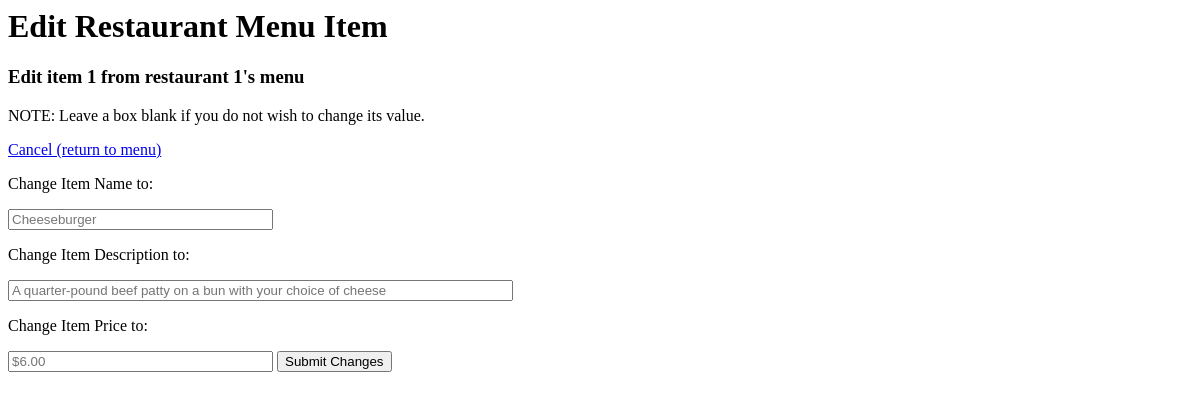
Page /restaurants/1/menu/1/edit/ on the earlier database version.
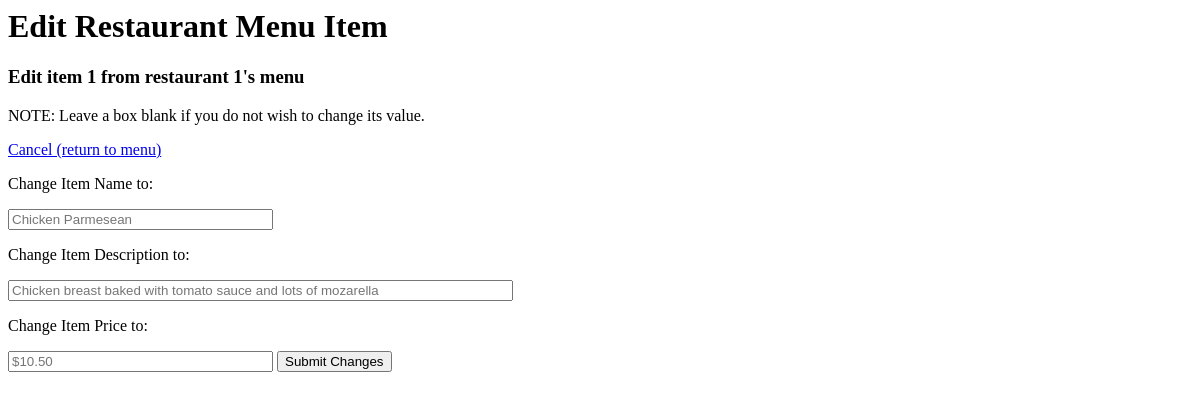
Same page on the later database version.
### database_setup.py (models this page shows)
class RestaurantMenuItem(Base):
	__tablename__ = 'restaurant_menu_item'
	name = Column(String(80), nullable=False)
	id = Column(Integer, primary_key=True)
	description = Column(String(250))
	price = Column(String(8))
	course = Column(String(250))
	restaurant_id = Column(Integer, ForeignKey('restaurant.id'))
	baseMenuItem_id = Column(Integer, ForeignKey('base_menu_item.id'))
	restaurant = relationship(Restaurant)
	baseMenuItem = relationship(BaseMenuItem)

### project.py (the view)
@app.route('/restaurants/<int:restaurant_id>/menu/<int:restaurantMenuItem_id>/edit/',
           methods=['GET','POST'])
def editRestaurantMenuItem(restaurant_id, restaurantMenuItem_id):
        restaurantMenuItem = RestaurantManager.\
            getRestaurantMenuItem(restaurantMenuItem_id)
        oldName = restaurantMenuItem.name
        oldDescription = restaurantMenuItem.description
        oldPrice = restaurantMenuItem.price
        if request.method == 'POST':
            newName = None
            newDescription = None
            newPrice = None
            if request.form['name']:
                newName = bleach.clean(request.form['name'])
            if request.form['description']:
                newDescription = bleach.clean(request.form['description'])
            if request.form['price']:
                newPrice = bleach.clean(request.form['price'])
            RestaurantManager.updateRestaurantMenuItem(restaurantMenuItem.id,
                name=newName, newDescription=newDescription, newPrice=newPrice)
            if newName is not None:
                flash("changed restaurant menu item " + str(restaurantMenuitem.id) + \
                    "'s name from '" + oldName + "' to '" + newName + "'")
            if newDescription is not None:
                flash("changed restaurant menu item " + str(restaurantMenuitem.id) + \
                    "'s description from '"+ oldDescription + "' to '" + \
                    newDescription + "'")
            if newPrice is not None:
                flash("changed restaurant menu item " + str(restaurantMenuitem.id) + \
                    "'s price changed from '" + oldPrice + "' to '" + \
                    newPrice + "'")
            return redirect(url_for('restaurantMenu',
                                    restaurant_id=restaurant_id))
        else:
            return render_template('EditRestaurantMenuItem.html',
                                   restaurant_id=restaurant_id,
                                   restaurantMenuItem=restaurantMenuItem)

### RestaurantManager.py (called while the page is built)
def getRestaurantDBSession():
    engine = create_engine('sqlite:///restaurants.db')
    Base.metadata.bind = engine
    DBSession = sessionmaker(bind=engine)
    session = DBSession()
    return session

def getRestaurantMenuItem(restaurantMenuItem_id):
    session = getRestaurantDBSession()
    restaurantMenuItem = session.query(RestaurantMenuItem).\
                         filter_by(id=restaurantMenuItem_id).one()
    session.close()
    return restaurantMenuItem

### templates/EditRestaurantMenuItem.html
<html>
<body>
	<h1>Edit Restaurant Menu Item</h1>
	<h3>Edit item {{restaurantMenuItem.id}} from restaurant
		{{restaurant_id}}'s menu
	</h3>
	<p> NOTE: Leave a box blank if you do not wish to change its value.</p>
	<a href="{{url_for('restaurantMenu',restaurant_id=restaurant_id)}}">
		Cancel (return to menu)
	</a>
	<form action="{{url_for('editRestaurantMenuItem',
							restaurant_id=restaurant_id,
							restaurantMenuItem_id=restaurantMenuItem.id)}}"
		method='post'>
		<p>Change Item Name to:</p>
		<input type='text' size='30' name='name'
			placeholder='{{restaurantMenuItem.name}}'>
		<p>Change Item Description to:</p>
		<input type='text' size='60' name='description'
			placeholder='{{restaurantMenuItem.description}}'>
		<p>Change Item Price to:</p>
		<input type='text' size='30' name='price'
			placeholder='{{restaurantMenuItem.price}}'>
		<input type='submit' value='Submit Changes'>
	</form>
</body>
</html>

Differences in the rows shown:
changed RestaurantMenuItem id 1: name "Cheeseburger" → "Chicken Parmesean"; description "A quarter-pound beef patty on a bun with your choice of cheese" → "Chicken breast baked with tomato sauce and lots of mozarella"; price "$6.00" → "$10.50"
